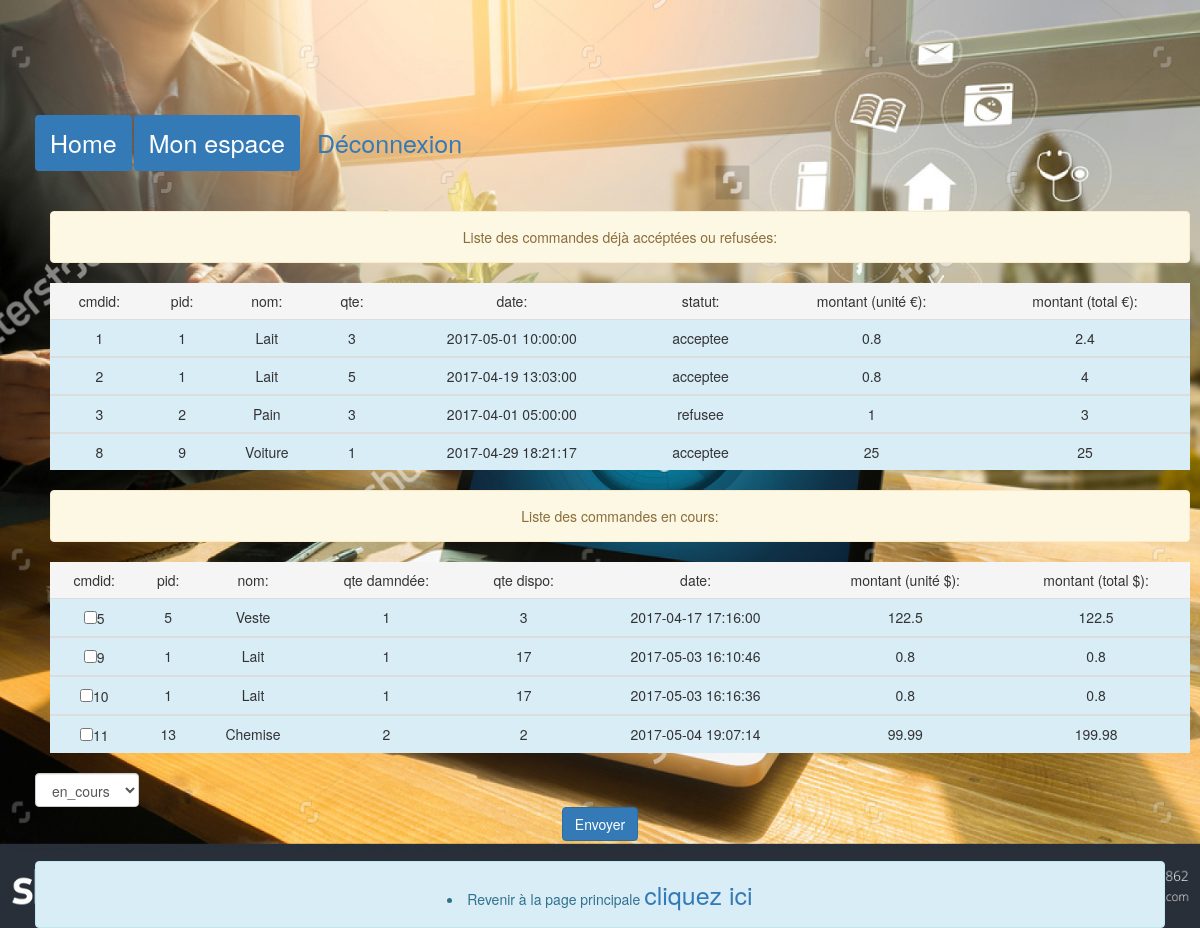
/commandes_v.php (signed in), run on the app's committed database.
### tables this page shows
CREATE TABLE `commande` (
  `cmdid` int(11) NOT NULL,
  `pid` int(11) NOT NULL,
  `uid` int(11) NOT NULL,
  `qte` int(10) UNSIGNED NOT NULL,
  `date` datetime NOT NULL,
  `statut` enum('en_cours','acceptee','refusee','') NOT NULL
);

CREATE TABLE `produits` (
  `pid` int(11) NOT NULL,
  `nom` varchar(50) NOT NULL,
  `description` text NOT NULL,
  `qte` int(11) UNSIGNED NOT NULL,
  `prix` float UNSIGNED NOT NULL,
  `uid` int(11) NOT NULL,
  `ctid` int(11) NOT NULL
);

### auth/config.php (called while the page is built, shortened)
<?php
$pathFor = [
    "login"  => "/html_php/projet_final/login.php",
    "logout" => "/html_php/projet_final/logout.php",
    "adduser" => "/html_php/projet_final/adduser.php",
    "root"   => "/html_php/projet_final/",
    "home" => "/html_php/projet_final/home.php",
];

### auth/loader.php (called while the page is built, shortened)
<?php
require("config.php");
spl_autoload_register(function ($class) {
    $path = explode('\\',$class);
    $class = array_pop($path);
});
$idm = new Pw\Auth\Identity\IdentityManager();

### auth/IdentityManager.php (called while the page is built, shortened)
<?php
class IdentityManager implements \ArrayAccess
{
    protected $storage;
    public function __construct(&$storage = null)
    {
        if (is_array($storage)) {
            $this->storage = &$storage;
        } elseif ($storage instanceof ArrayAccess) {
            $this->storage = $storage;
        } else {
            $this->storage = &$_SESSION;
        }
    }
    public function hasIdentity()
    {
        return isset($this->storage[self::IDKEY]) && isset($this->storage[self::IDKEY]['identity']);
    }
    public function hasUid()
    {
        return $this->hasIdentity() && isset($this->storage[self::IDKEY]['uid']);
    }
    public function getUid()
    {
        return $this->storage[self::IDKEY]['uid'];
    }
}

### commandes_v.php (the view, shortened to what this page needs)
<!DOCTYPE html>
<html><head>
   <link rel="stylesheet" href="principale.css">
   <link rel="stylesheet" href="bootstrap.css">
</head>
<body class="p">
  <?php
  include("auth/EtreAuthentifie.php");
  require("db_config.php");
include("homedec.php");
  try{
  $connexion=new PDO($dsn,$username,$password);
  $connexion->setAttribute(PDO::ATTR_ERRMODE, PDO::ERRMODE_EXCEPTION);
    $ven = $idm->getUid();
    $SQL = "SELECT commande.cmdid,commande.pid,commande.qte,commande.date,commande.statut FROM (commande inner join produits on commande.pid = produits.pid)  where produits.uid= ?  AND commande.statut != ? order by cmdid asc";
    $st = $connexion->prepare($SQL);
    $res = $st->execute(array($ven,"en_cours"));
    $row=$st->fetch();
  if(!$row){
 echo "";
  }else{
         echo "<div class=\"container\">";
 echo "<table class=\"table\">";
  echo "  <div class=\"alert alert-warning\"> ";
               echo " <strong></strong> Liste des commandes déjà accéptées ou refusées:";
               echo "</div> ";
  echo "<thead> <tr class=\"active\">
  <td>cmdid: </td>
   <td>pid: </td>
   <td>nom: </td>
   <td>qte: </td>
   <td>date: </td>
   <td>statut: </td>
   <td>montant (unité €): </td>
   <td>montant (total €): </td>
   </tr></thead>";
while($row) {
          $SQL2 = "SELECT nom,prix FROM produits WHERE pid=? ";
          $st2 = $connexion->prepare($SQL2);
          $res2 = $st2->execute(array($row["pid"]));
           $row2=$st2->fetch();
        $total=$row2['prix']*$row['qte'];
echo
"<tbody><tr class=\"info\" >
      <td>$row[cmdid]</td>
      <td>$row[pid]</td>
      <td>$row2[nom]</td>
      <td>$row[qte]</td>
      <td>$row[date]</td>
      <td>$row[statut]</td>
      <td>$row2[prix]</td>
      <td>$total</td>
       </tr></tbody>";
$row = $st->fetch();
 }
    echo "</table>";
    echo "</div>";
}
$SQL = "SELECT commande.cmdid,commande.pid,commande.qte,commande.date,commande.statut,produits.qte as dispo FROM (commande inner join produits on commande.pid = produits.pid)  where produits.uid= ?  AND commande.statut= ? order by cmdid asc";
$st = $connexion->prepare($SQL);
          $res = $st->execute(array($ven,"en_cours"));
           $row=$st->fetch();
  if(!$row){
   echo "  <div class=\"alert alert-warning\"> ";
               echo " <strong></strong> Vous avez reçu aucune commande !";
               echo "</div> ";
  }else{
     echo "<div class=\"container\">";
 echo "<table class=\"table\">";
  echo "  <div class=\"alert alert-warning\"> ";
               echo " <strong></strong> Liste des commandes en cours:";
               echo "</div> ";
  echo "<thead> <tr class=\"active\">
  <td>cmdid: </td>
   <td>pid: </td>
   <td>nom: </td>
   <td>qte damndée: </td>
   <td>qte dispo: </td>
   <td>date: </td>
   <td>montant (unité $): </td>
   <td>montant (total $): </td>
   </tr></thead>";
          echo  "<form action=\" \" method=\"post\" style=\"text-align: left;\">";
while($row) {
          $SQL2 = "SELECT nom,prix FROM produits WHERE pid=? ";
          $st2 = $connexion->prepare($SQL2);
          $res2 = $st2->execute(array($row["pid"]));
           $row2=$st2->fetch();
           $total=$row2['prix']*$row['qte'];
echo
"<tbody><tr class=\"info\" ><td><input type=\"checkbox\" name=\"cbox[]\" value=\"$row[cmdid]\">$row[cmdid]</td>
      <td>$row[pid]</td>
      <td>$row2[nom]</td>
      <td>$row[qte]</td>
      <td>$row[dispo]</td>
      <td>$row[date]</td>
      <td>$row2[prix]</td>
      <td>$total</td>
      </tr></tbody>";
$row = $st->fetch();
 }
    echo "</table>";
    echo "</div>";
     echo "<table class=\"center\">
       <tr>
       <td><label for=\"inputCm\" class=\"control-label\"></label></td>
       <td><select name=\"cm\"  class=\"form-control\">
       <option value=\"en_cours\"> en_cours </option>
       <option value=\"acceptee\">acceptee  </option>
        <option value=\"refusee\">refusee  </option>
          </select>
       </td>
       </tr>
      </table>";
      echo "<input type=\"submit\" value=\"Envoyer\" class=\"btn btn-primary\">";
}
} catch (PDOExeception $e){
  	echo 'Echec de la connection : ' .$e->getMessage();
  }
     echo "<br><br>";
    echo "  <div class=\"alert alert-info\"> ";
    echo " <strong></strong><li>Revenir à la page principale <a href=\"page_principale_vndr.php\"> cliquez ici</a> </li>";
    echo "</div> ";
?>
</body>
</html>

### homedec.php (shortened to what this page needs)
<!DOCTYPE html>
<html>
<head>
   <link rel="stylesheet" href="principale.css">
  <link rel="stylesheet" href="bootstrap.css">
   <link rel="stylesheet" href="bootstrap.min.css">
</head>
<body>
<br><br>
<ul class="nav nav-pills">
  <li role="presentation" class="active"><a href="home.php">Home</a></li>
  <li role="presentation" class="active"><a href="page_principale_vndr.php">Mon espace</a></li>
  <li role="presentation"><a href="<?= $pathFor['logout'] ?>" title="Logout" style="text-align: left;">Déconnexion</a></li>
</ul>
</body>
</html>

### principale.css (style rules this page uses)
.p { background-image: url("img6.png") ; background-attachment: fixed; background-position: center; background-repeat: no-repeat; background-size: cover; text-align: center; height: 600px; padding:35px; }
body { background-color: gray; }
a { font-size: 25px; }
form { text-align: center; }

### data on the page
commande: cmdid "1", pid "1", pid.nom "Lait", qte "3", date "2017-05-01 10:00:00", statut "acceptee", pid.prix "0.8", total "2.4"
commande: cmdid "2", pid "1", pid.nom "Lait", qte "5", date "2017-04-19 13:03:00", statut "acceptee", pid.prix "0.8", total "4"
commande: cmdid "3", pid "2", pid.nom "Pain", qte "3", date "2017-04-01 05:00:00", statut "refusee", pid.prix "1", total "3"
commande: cmdid "8", pid "9", pid.nom "Voiture", qte "1", date "2017-04-29 18:21:17", statut "acceptee", pid.prix "25"
commande: cmdid "5", pid "5", pid.nom "Veste", qte "1", pid.qte "3", date "2017-04-17 17:16:00", pid.prix "122.5"
commande: cmdid "9", pid "1", pid.nom "Lait", qte "1", pid.qte "17", date "2017-05-03 16:10:46", pid.prix "0.8"
commande: cmdid "10", pid "1", pid.nom "Lait", qte "1", pid.qte "17", date "2017-05-03 16:16:36", pid.prix "0.8"
commande: cmdid "11", pid "13", pid.nom "Chemise", qte "2", pid.qte "2", date "2017-05-04 19:07:14", pid.prix "99.99", total "199.98"
